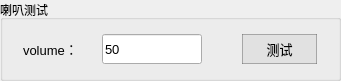
       <widget class="QGroupBox" name="groupBox_33">
        <property name="geometry">
         <rect>
          <x>20</x>
          <y>510</y>
          <width>341</width>
          <height>81</height>
         </rect>
        </property>
        <property name="title">
         <string>喇叭测试</string>
        </property>
        <layout class="QGridLayout" name="gridLayout_32">
         <property name="leftMargin">
          <number>20</number>
         </property>
         <property name="rightMargin">
          <number>21</number>
         </property>
         <item row="1" column="1">
          <layout class="QHBoxLayout" name="horizontalLayout_160">
           <property name="spacing">
            <number>24</number>
           </property>
           <item>
            <layout class="QHBoxLayout" name="horizontalLayout_161">
             <item>
              <widget class="QLabel" name="label_volume_B">
               <property name="minimumSize">
                <size>
                 <width>0</width>
                 <height>30</height>
                </size>
               </property>
               <property name="font">
                <font>
                 <pointsize>10</pointsize>
                </font>
               </property>
               <property name="text">
                <string>volume：</string>
               </property>
              </widget>
             </item>
             <item>
              <widget class="QLineEdit" name="lineEdit_volume_B">
               <property name="minimumSize">
                <size>
                 <width>80</width>
                 <height>30</height>
                </size>
               </property>
               <property name="font">
                <font>
                 <pointsize>10</pointsize>
                </font>
               </property>
               <property name="text">
                <string>50</string>
               </property>
               <property name="placeholderText">
                <string>0~100</string>
               </property>
              </widget>
             </item>
            </layout>
           </item>
           <item>
            <spacer name="horizontalSpacer_86">
             <property name="orientation">
              <enum>Qt::Horizontal</enum>
             </property>
             <property name="sizeHint" stdset="0">
              <size>
               <width>40</width>
               <height>20</height>
              </size>
             </property>
            </spacer>
           </item>
           <item>
            <layout class="QHBoxLayout" name="horizontalLayout_162">
             <item>
              <widget class="QPushButton" name="button_volumeTest_B">
               <property name="minimumSize">
                <size>
                 <width>75</width>
                 <height>30</height>
                </size>
               </property>
               <property name="font">
                <font>
                 <pointsize>10</pointsize>
                </font>
               </property>
               <property name="styleSheet">
                <string notr="true">QPushButton{
	border-style:solid;
	border-width:1px;
	color: rgb(0, 0, 0);
	background-color: rgba(225, 225, 225);
	border-color:rgba(100, 100, 100, 120);
}

QPushButton:hover{
	color:rgba(0,0,0,200);
	background-color:rgb(240, 248, 248);
	border-color: rgb(0, 150, 250);
}

QPushButton:pressed{
	border-style:inset;
	color:rgba(0,0,0,150);
	background-color: rgba(225, 225, 225);
	border-color: rgba(0, 163, 245);
}</string>
               </property>
               <property name="text">
                <string>测试</string>
               </property>
              </widget>
             </item>
            </layout>
           </item>
          </layout>
         </item>
        </layout>
       </widget>
